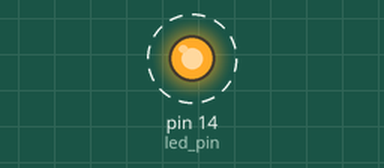
Simulated run of this sketch. Board: Arduino Uno, built with avr-gcc and run on an emulated ATmega328P. On the bench: output pins drawn as LEDs (lit = HIGH). Dashed ring = blinking.

Above: at 1.0 s.
Timing chart, 0 to 4.8 s (numbered marks = the images above):
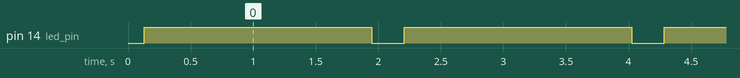

Measured:
- by itself, pin 14 (led_pin): alternates HIGH for 1.8 s and LOW for 0.26 s

The sketch:

PWM_test.ino
```cpp
const int led_pin = 14;

void setup() {

}

void loop() {
  for(int i = 0; i < 1024; i++){
    analogWrite(led_pin, i);
    delay(1);
  }
  for(int i = 1023; i >= 0; i--){
    analogWrite(led_pin, i);
    delay(1);
  }

}
```
